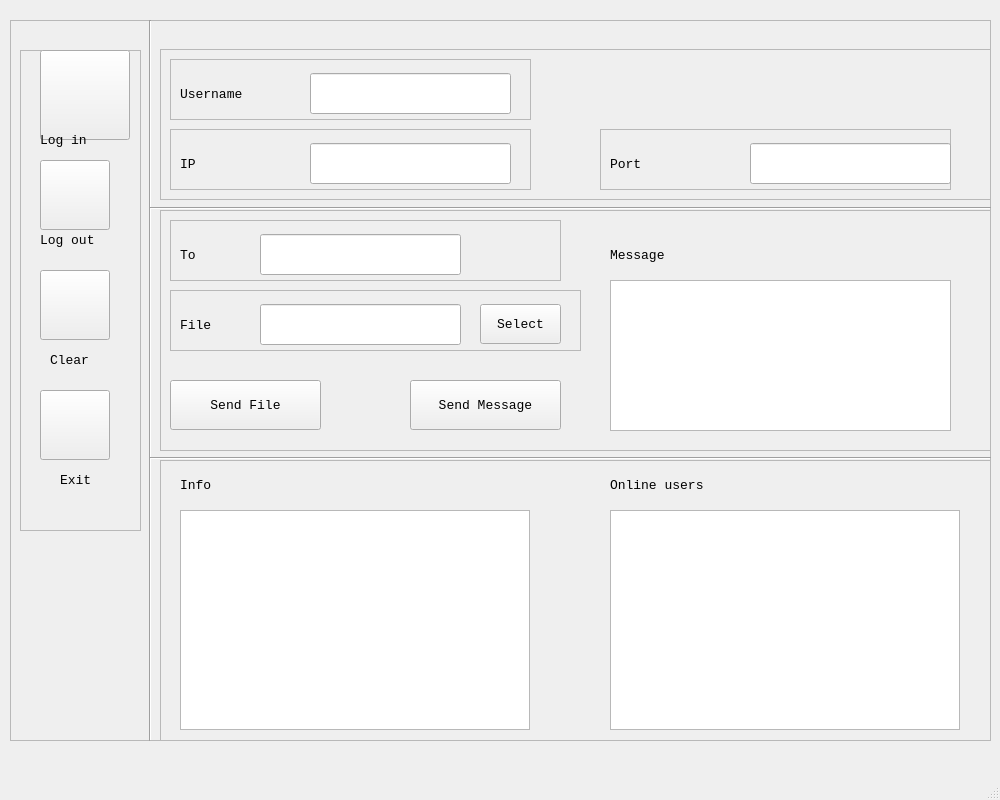
<?xml version="1.0" encoding="UTF-8"?>
<ui version="4.0">
 <class>MainWindow</class>
 <widget class="QMainWindow" name="MainWindow">
  <property name="geometry">
   <rect>
    <x>0</x>
    <y>0</y>
    <width>1000</width>
    <height>800</height>
   </rect>
  </property>
  <property name="windowTitle">
   <string>MainWindow</string>
  </property>
  <widget class="QWidget" name="centralwidget">
   <widget class="QFrame" name="frame_total">
    <property name="geometry">
     <rect>
      <x>10</x>
      <y>20</y>
      <width>981</width>
      <height>721</height>
     </rect>
    </property>
    <property name="frameShape">
     <enum>QFrame::StyledPanel</enum>
    </property>
    <property name="frameShadow">
     <enum>QFrame::Raised</enum>
    </property>
    <widget class="QFrame" name="frame_buttons">
     <property name="geometry">
      <rect>
       <x>10</x>
       <y>30</y>
       <width>121</width>
       <height>481</height>
      </rect>
     </property>
     <property name="frameShape">
      <enum>QFrame::StyledPanel</enum>
     </property>
     <property name="frameShadow">
      <enum>QFrame::Raised</enum>
     </property>
     <widget class="QPushButton" name="login_button">
      <property name="geometry">
       <rect>
        <x>20</x>
        <y>0</y>
        <width>90</width>
        <height>90</height>
       </rect>
      </property>
      <property name="styleSheet">
       <string notr="true">border-image: url(source/icon/Interface.png);</string>
      </property>
      <property name="text">
       <string/>
      </property>
     </widget>
     <widget class="QLabel" name="login_label">
      <property name="geometry">
       <rect>
        <x>20</x>
        <y>70</y>
        <width>81</width>
        <height>41</height>
       </rect>
      </property>
      <property name="font">
       <font>
        <family>Consolas</family>
        <pointsize>10</pointsize>
       </font>
      </property>
      <property name="text">
       <string>Log in</string>
      </property>
      <property name="textFormat">
       <enum>Qt::RichText</enum>
      </property>
     </widget>
     <widget class="QPushButton" name="logout_button">
      <property name="geometry">
       <rect>
        <x>20</x>
        <y>110</y>
        <width>70</width>
        <height>70</height>
       </rect>
      </property>
      <property name="styleSheet">
       <string notr="true">border-image: url(source/icon/Forbidden.png);</string>
      </property>
      <property name="text">
       <string/>
      </property>
     </widget>
     <widget class="QLabel" name="logout_label">
      <property name="geometry">
       <rect>
        <x>20</x>
        <y>170</y>
        <width>81</width>
        <height>41</height>
       </rect>
      </property>
      <property name="font">
       <font>
        <family>Consolas</family>
        <pointsize>10</pointsize>
       </font>
      </property>
      <property name="text">
       <string>Log out</string>
      </property>
      <property name="textFormat">
       <enum>Qt::RichText</enum>
      </property>
     </widget>
     <widget class="QPushButton" name="clear_button">
      <property name="geometry">
       <rect>
        <x>20</x>
        <y>220</y>
        <width>70</width>
        <height>70</height>
       </rect>
      </property>
      <property name="styleSheet">
       <string notr="true">border-image: url(source/icon/Clear.png);</string>
      </property>
      <property name="text">
       <string/>
      </property>
     </widget>
     <widget class="QLabel" name="clear_label">
      <property name="geometry">
       <rect>
        <x>30</x>
        <y>290</y>
        <width>81</width>
        <height>41</height>
       </rect>
      </property>
      <property name="font">
       <font>
        <family>Consolas</family>
        <pointsize>10</pointsize>
       </font>
      </property>
      <property name="text">
       <string>Clear</string>
      </property>
      <property name="textFormat">
       <enum>Qt::RichText</enum>
      </property>
     </widget>
     <widget class="QPushButton" name="exit_button">
      <property name="geometry">
       <rect>
        <x>20</x>
        <y>340</y>
        <width>70</width>
        <height>70</height>
       </rect>
      </property>
      <property name="styleSheet">
       <string notr="true">border-image: url(source/icon/Exit.png);</string>
      </property>
      <property name="text">
       <string/>
      </property>
     </widget>
     <widget class="QLabel" name="exit_label">
      <property name="geometry">
       <rect>
        <x>40</x>
        <y>410</y>
        <width>81</width>
        <height>41</height>
       </rect>
      </property>
      <property name="font">
       <font>
        <family>Consolas</family>
        <pointsize>10</pointsize>
       </font>
      </property>
      <property name="text">
       <string>Exit</string>
      </property>
      <property name="textFormat">
       <enum>Qt::RichText</enum>
      </property>
     </widget>
    </widget>
    <widget class="QFrame" name="frame_info">
     <property name="geometry">
      <rect>
       <x>150</x>
       <y>440</y>
       <width>831</width>
       <height>281</height>
      </rect>
     </property>
     <property name="frameShape">
      <enum>QFrame::StyledPanel</enum>
     </property>
     <property name="frameShadow">
      <enum>QFrame::Raised</enum>
     </property>
     <widget class="QTextBrowser" name="info">
      <property name="geometry">
       <rect>
        <x>20</x>
        <y>50</y>
        <width>350</width>
        <height>220</height>
       </rect>
      </property>
      <property name="font">
       <font>
        <family>Consolas</family>
        <pointsize>10</pointsize>
       </font>
      </property>
     </widget>
     <widget class="QLabel" name="info_label">
      <property name="geometry">
       <rect>
        <x>20</x>
        <y>0</y>
        <width>91</width>
        <height>51</height>
       </rect>
      </property>
      <property name="font">
       <font>
        <family>Consolas</family>
        <pointsize>10</pointsize>
       </font>
      </property>
      <property name="text">
       <string>Info</string>
      </property>
     </widget>
     <widget class="QTextBrowser" name="user_list">
      <property name="geometry">
       <rect>
        <x>450</x>
        <y>50</y>
        <width>350</width>
        <height>220</height>
       </rect>
      </property>
      <property name="font">
       <font>
        <family>Consolas</family>
        <pointsize>10</pointsize>
       </font>
      </property>
     </widget>
     <widget class="QLabel" name="user_list_label">
      <property name="geometry">
       <rect>
        <x>450</x>
        <y>0</y>
        <width>131</width>
        <height>51</height>
       </rect>
      </property>
      <property name="font">
       <font>
        <family>Consolas</family>
        <pointsize>10</pointsize>
       </font>
      </property>
      <property name="text">
       <string>Online users</string>
      </property>
     </widget>
    </widget>
    <widget class="QFrame" name="frame_send">
     <property name="geometry">
      <rect>
       <x>150</x>
       <y>190</y>
       <width>831</width>
       <height>241</height>
      </rect>
     </property>
     <property name="frameShape">
      <enum>QFrame::StyledPanel</enum>
     </property>
     <property name="frameShadow">
      <enum>QFrame::Raised</enum>
     </property>
     <widget class="QTextEdit" name="message_edit">
      <property name="geometry">
       <rect>
        <x>450</x>
        <y>70</y>
        <width>341</width>
        <height>151</height>
       </rect>
      </property>
      <property name="font">
       <font>
        <family>Consolas</family>
        <pointsize>10</pointsize>
       </font>
      </property>
     </widget>
     <widget class="QFrame" name="frame_edit">
      <property name="geometry">
       <rect>
        <x>10</x>
        <y>10</y>
        <width>391</width>
        <height>61</height>
       </rect>
      </property>
      <property name="frameShape">
       <enum>QFrame::StyledPanel</enum>
      </property>
      <property name="frameShadow">
       <enum>QFrame::Raised</enum>
      </property>
      <widget class="QLineEdit" name="recv_edit">
       <property name="geometry">
        <rect>
         <x>90</x>
         <y>14</y>
         <width>201</width>
         <height>41</height>
        </rect>
       </property>
       <property name="font">
        <font>
         <family>Consolas</family>
         <pointsize>10</pointsize>
        </font>
       </property>
      </widget>
      <widget class="QLabel" name="recv_label">
       <property name="geometry">
        <rect>
         <x>10</x>
         <y>10</y>
         <width>41</width>
         <height>51</height>
        </rect>
       </property>
       <property name="font">
        <font>
         <family>Consolas</family>
         <pointsize>10</pointsize>
        </font>
       </property>
       <property name="text">
        <string>To</string>
       </property>
      </widget>
     </widget>
     <widget class="QLabel" name="message_label">
      <property name="geometry">
       <rect>
        <x>450</x>
        <y>20</y>
        <width>91</width>
        <height>51</height>
       </rect>
      </property>
      <property name="font">
       <font>
        <family>Consolas</family>
        <pointsize>10</pointsize>
       </font>
      </property>
      <property name="text">
       <string>Message</string>
      </property>
     </widget>
     <widget class="QFrame" name="frame_file">
      <property name="geometry">
       <rect>
        <x>10</x>
        <y>80</y>
        <width>411</width>
        <height>61</height>
       </rect>
      </property>
      <property name="frameShape">
       <enum>QFrame::StyledPanel</enum>
      </property>
      <property name="frameShadow">
       <enum>QFrame::Raised</enum>
      </property>
      <widget class="QLineEdit" name="file_edit">
       <property name="geometry">
        <rect>
         <x>90</x>
         <y>14</y>
         <width>201</width>
         <height>41</height>
        </rect>
       </property>
       <property name="font">
        <font>
         <family>Consolas</family>
         <pointsize>10</pointsize>
        </font>
       </property>
      </widget>
      <widget class="QLabel" name="file_label">
       <property name="geometry">
        <rect>
         <x>10</x>
         <y>10</y>
         <width>51</width>
         <height>51</height>
        </rect>
       </property>
       <property name="font">
        <font>
         <family>Consolas</family>
         <pointsize>10</pointsize>
        </font>
       </property>
       <property name="text">
        <string>File</string>
       </property>
      </widget>
      <widget class="QPushButton" name="file_button">
       <property name="geometry">
        <rect>
         <x>310</x>
         <y>14</y>
         <width>81</width>
         <height>40</height>
        </rect>
       </property>
       <property name="font">
        <font>
         <family>Consolas</family>
         <pointsize>10</pointsize>
        </font>
       </property>
       <property name="text">
        <string>Select</string>
       </property>
      </widget>
     </widget>
     <widget class="QPushButton" name="send_file_button">
      <property name="geometry">
       <rect>
        <x>10</x>
        <y>170</y>
        <width>151</width>
        <height>50</height>
       </rect>
      </property>
      <property name="font">
       <font>
        <family>Consolas</family>
        <pointsize>10</pointsize>
       </font>
      </property>
      <property name="text">
       <string>Send File</string>
      </property>
     </widget>
     <widget class="QPushButton" name="send_message_button">
      <property name="geometry">
       <rect>
        <x>250</x>
        <y>170</y>
        <width>151</width>
        <height>50</height>
       </rect>
      </property>
      <property name="font">
       <font>
        <family>Consolas</family>
        <pointsize>10</pointsize>
       </font>
      </property>
      <property name="text">
       <string>Send Message</string>
      </property>
     </widget>
    </widget>
    <widget class="QFrame" name="frame_log">
     <property name="geometry">
      <rect>
       <x>150</x>
       <y>29</y>
       <width>831</width>
       <height>151</height>
      </rect>
     </property>
     <property name="frameShape">
      <enum>QFrame::StyledPanel</enum>
     </property>
     <property name="frameShadow">
      <enum>QFrame::Raised</enum>
     </property>
     <widget class="QFrame" name="frame_ip">
      <property name="geometry">
       <rect>
        <x>10</x>
        <y>80</y>
        <width>361</width>
        <height>61</height>
       </rect>
      </property>
      <property name="frameShape">
       <enum>QFrame::StyledPanel</enum>
      </property>
      <property name="frameShadow">
       <enum>QFrame::Raised</enum>
      </property>
      <widget class="QLineEdit" name="ip_edit">
       <property name="geometry">
        <rect>
         <x>140</x>
         <y>14</y>
         <width>201</width>
         <height>41</height>
        </rect>
       </property>
       <property name="font">
        <font>
         <family>Consolas</family>
         <pointsize>10</pointsize>
        </font>
       </property>
      </widget>
      <widget class="QLabel" name="ip_label">
       <property name="geometry">
        <rect>
         <x>10</x>
         <y>10</y>
         <width>41</width>
         <height>51</height>
        </rect>
       </property>
       <property name="font">
        <font>
         <family>Consolas</family>
         <pointsize>10</pointsize>
        </font>
       </property>
       <property name="text">
        <string>IP</string>
       </property>
      </widget>
     </widget>
     <widget class="QFrame" name="frame_port">
      <property name="geometry">
       <rect>
        <x>440</x>
        <y>80</y>
        <width>351</width>
        <height>61</height>
       </rect>
      </property>
      <property name="frameShape">
       <enum>QFrame::StyledPanel</enum>
      </property>
      <property name="frameShadow">
       <enum>QFrame::Raised</enum>
      </property>
      <widget class="QLineEdit" name="port_edit">
       <property name="geometry">
        <rect>
         <x>150</x>
         <y>14</y>
         <width>201</width>
         <height>41</height>
        </rect>
       </property>
       <property name="font">
        <font>
         <family>Consolas</family>
         <pointsize>10</pointsize>
        </font>
       </property>
      </widget>
      <widget class="QLabel" name="port_label">
       <property name="geometry">
        <rect>
         <x>10</x>
         <y>10</y>
         <width>51</width>
         <height>51</height>
        </rect>
       </property>
       <property name="font">
        <font>
         <family>Consolas</family>
         <pointsize>10</pointsize>
        </font>
       </property>
       <property name="text">
        <string>Port</string>
       </property>
      </widget>
     </widget>
     <widget class="QFrame" name="frame_user">
      <property name="geometry">
       <rect>
        <x>10</x>
        <y>10</y>
        <width>361</width>
        <height>61</height>
       </rect>
      </property>
      <property name="frameShape">
       <enum>QFrame::StyledPanel</enum>
      </property>
      <property name="frameShadow">
       <enum>QFrame::Raised</enum>
      </property>
      <widget class="QLineEdit" name="username_edit">
       <property name="geometry">
        <rect>
         <x>140</x>
         <y>14</y>
         <width>201</width>
         <height>41</height>
        </rect>
       </property>
       <property name="font">
        <font>
         <family>Consolas</family>
         <pointsize>10</pointsize>
        </font>
       </property>
      </widget>
      <widget class="QLabel" name="username_label">
       <property name="geometry">
        <rect>
         <x>10</x>
         <y>10</y>
         <width>101</width>
         <height>51</height>
        </rect>
       </property>
       <property name="font">
        <font>
         <family>Consolas</family>
         <pointsize>10</pointsize>
        </font>
       </property>
       <property name="text">
        <string>Username</string>
       </property>
      </widget>
     </widget>
    </widget>
    <widget class="Line" name="line_v">
     <property name="geometry">
      <rect>
       <x>130</x>
       <y>0</y>
       <width>20</width>
       <height>721</height>
      </rect>
     </property>
     <property name="orientation">
      <enum>Qt::Vertical</enum>
     </property>
    </widget>
    <widget class="Line" name="line_h2">
     <property name="geometry">
      <rect>
       <x>140</x>
       <y>430</y>
       <width>841</width>
       <height>16</height>
      </rect>
     </property>
     <property name="orientation">
      <enum>Qt::Horizontal</enum>
     </property>
    </widget>
    <widget class="Line" name="line_h1">
     <property name="geometry">
      <rect>
       <x>140</x>
       <y>180</y>
       <width>841</width>
       <height>16</height>
      </rect>
     </property>
     <property name="orientation">
      <enum>Qt::Horizontal</enum>
     </property>
    </widget>
   </widget>
  </widget>
  <widget class="QMenuBar" name="menubar">
   <property name="geometry">
    <rect>
     <x>0</x>
     <y>0</y>
     <width>1000</width>
     <height>30</height>
    </rect>
   </property>
  </widget>
  <widget class="QStatusBar" name="statusbar"/>
 </widget>
 <resources/>
 <connections>
  <connection>
   <sender>clear_button</sender>
   <signal>clicked()</signal>
   <receiver>info</receiver>
   <slot>clear()</slot>
   <hints>
    <hint type="sourcelabel">
     <x>74</x>
     <y>334</y>
    </hint>
    <hint type="destinationlabel">
     <x>354</x>
     <y>649</y>
    </hint>
   </hints>
  </connection>
  <connection>
   <sender>exit_button</sender>
   <signal>clicked()</signal>
   <receiver>MainWindow</receiver>
   <slot>close()</slot>
   <hints>
    <hint type="sourcelabel">
     <x>74</x>
     <y>454</y>
    </hint>
    <hint type="destinationlabel">
     <x>499</x>
     <y>399</y>
    </hint>
   </hints>
  </connection>
 </connections>
</ui>
